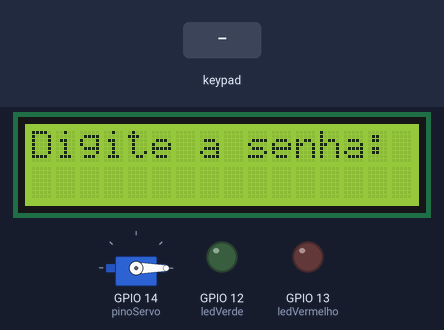
The sketch below on a simulated ESP32. Parts: 16×2 character LCD, servo, output pins drawn as LEDs (lit = HIGH). The test bench sets the inputs (shaded band). WiFi joins after 1.5 s; servers stay silent unless stated; the local clock reads 2024-03-15 10:24:30 at power-on unless the sketch sets it; what the sketch prints to the serial monitor is not drawn.

Above: at 2.7 s.
2.8 s: key '#' pressed
At 3.7 s:
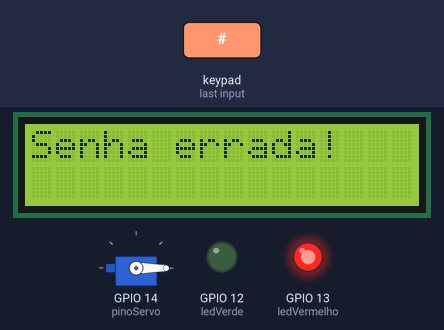
5.8 s: keypad keys 1 2 3 4 # pressed 0.4 s apart
At 8.6 s:
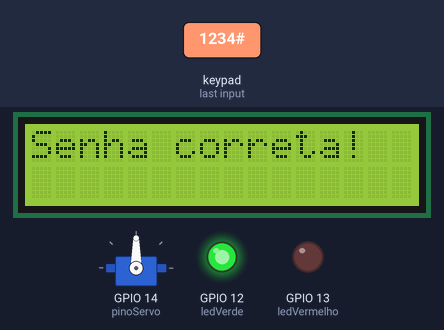
10.8 s: key 'A' pressed
At 11.8 s:
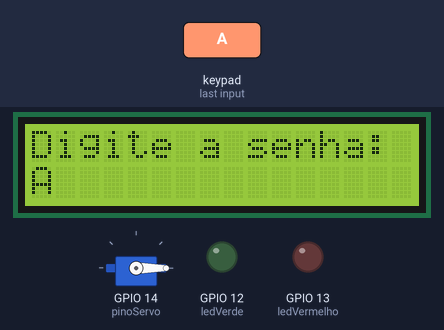
12.3 s: keypad keys 1 2 3 4 * pressed 0.4 s apart
At 14.7 s:
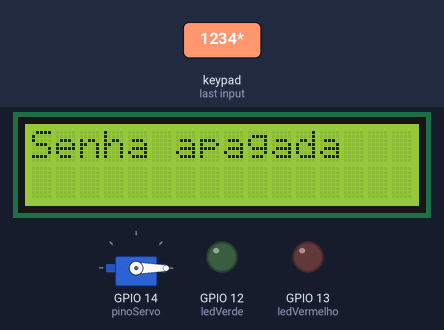
16.4 s: key 'B' pressed
At 17.4 s:
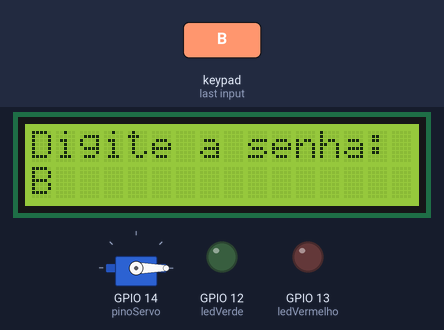
17.9 s: keypad keys 1 2 3 4 D pressed 0.4 s apart
At 19.8 s:
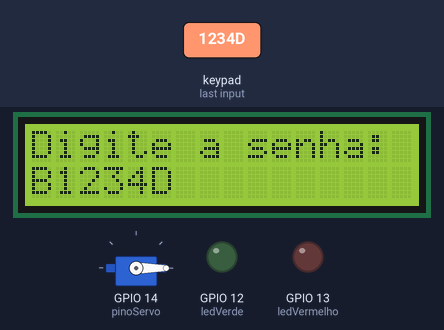
Timing chart, 0 to 21.3 s (numbered marks = the images above; inputs shaded):
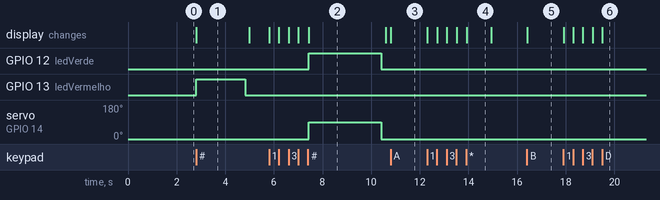

Measured:
- after the input at 2.8 s, GPIO 13 (ledVermelho): LOW → HIGH at once, → LOW 2.0 s later; the display: changes at once (image 1)
- after the input at 5.8 s, GPIO 12 (ledVerde): LOW → HIGH after 1.6 s, → LOW 3.0 s later; servo on GPIO 14 (pinoServo): 0° → 90° after 1.6 s, → 0° 3.0 s later; the display: first changes at once (image 2 shows a later state)
- after the input at 10.8 s, the display: changes at once (image 3)
- after the input at 12.3 s, the display: first changes at once (image 4 shows a later state)
- after the input at 16.4 s, the display: changes at once (image 5)
- after the input at 17.9 s, the display: first changes at once (image 6 shows a later state)
- what the display in image 1 shows lasts 2.2 s, from 2.8 s to 5.0 s

The sketch:

Keypad_LCD_Servo_Firebase.ino
```cpp
// Bibliotecas necessárias para funcionamento do sistema
#include <Wire.h>                   // Comunicação I2C
#include <LiquidCrystal_I2C.h>      // Controle do display LCD via I2C
#include <Keypad.h>                 // Leitura de teclado matricial
#include <ESP32Servo.h>             // Controle de servo motor para ESP32
#include <Firebase_ESP_Client.h>    // Integração com Firebase
#include <WiFi.h>                   // Conexão Wi-Fi
#include "time.h"                   // Funções para data e hora via NTP

// Credenciais da rede Wi-Fi
#define WIFI_SSID "Wokwi-GUEST"
#define WIFI_PASSWORD ""

// Credenciais do Firebase
#define API_KEY "AIzaSyBrnqehQ_h9MbIcYlDHK4BHbyvgztQZRqs"
#define DATABASE_URL "https://iot-senai-esp32-default-rtdb.firebaseio.com"
#define USER_EMAIL "conta.qualquer@email.com"
#define USER_PASSWORD "415263senha"

// Objetos do Firebase
FirebaseData fbdo;
FirebaseAuth auth;
FirebaseConfig config;

// Inicializa o display LCD I2C com endereço 0x27 e 16 colunas x 2 linhas
LiquidCrystal_I2C lcd(0x27, 16, 2);

// Mapeamento do teclado matricial 4x4
const byte ROWS = 4;
const byte COLS = 4;
char keys[ROWS][COLS] = {
  {'1','2','3','A'},
  {'4','5','6','B'},
  {'7','8','9','C'},
  {'*','0','#','D'}
};

// Pinos conectados às linhas e colunas do teclado
byte rowPins[ROWS] = {15, 2, 4, 16};
byte colPins[COLS] = {17, 5, 18, 19};

// Inicializa o teclado com o mapeamento e os pinos definidos
Keypad keypad = Keypad(makeKeymap(keys), rowPins, colPins, ROWS, COLS);

// Definições dos pinos e objetos de hardware
const int ledVerde = 12;
const int ledVermelho = 13;
const int pinoServo = 14;
Servo servo;

// Senha correta e variável para armazenar entrada do usuário
String senhaCorreta = "1234";
String senhaDigitada = "";

// Configuração do servidor NTP para sincronizar horário
const char* ntpServer = "pool.ntp.org";
const long  gmtOffset_sec = -10800;         // Fuso horário GMT-3 (Brasil)
const int   daylightOffset_sec = 0;         // Sem horário de verão

void setup() {
  Serial.begin(115200);                     // Inicializa comunicação serial
  Wire.begin(21, 26);                       // Define pinos SDA e SCL para o LCD
  lcd.init();                               // Inicializa o LCD
  lcd.backlight();                          // Liga a luz de fundo do LCD

  pinMode(ledVerde, OUTPUT);                // Define LED verde como saída
  pinMode(ledVermelho, OUTPUT);             // Define LED vermelho como saída

  servo.attach(pinoServo);                  // Conecta o servo ao pino definido
  servo.write(0);                           // Garante que comece fechado
  lcd.setCursor(0, 0);
  lcd.print("Digite a senha:");            // Mensagem inicial

  // Conecta ao Wi-Fi
  WiFi.begin(WIFI_SSID, WIFI_PASSWORD);
  while (WiFi.status() != WL_CONNECTED) {
    delay(500);
    Serial.print(".");
  }
  Serial.println();
  Serial.println("WiFi conectado.");

  configTime(gmtOffset_sec, daylightOffset_sec, ntpServer);  // Configura fuso

  // Inicializa Firebase
  config.api_key = API_KEY;
  config.database_url = DATABASE_URL;
  auth.user.email = USER_EMAIL;
  auth.user.password = USER_PASSWORD;
  Firebase.begin(&config, &auth);
  Firebase.reconnectWiFi(true);
}

void loop() {
  char key = keypad.getKey();               // Lê tecla pressionada

  if (key) {                                // Se tecla foi pressionada
    Serial.print("Tecla: ");
    Serial.println(key);

    if (key == '#') {                       // Tecla de confirmação
      verificaSenha();
    } else if (key == '*') {               // Tecla para apagar senha
      senhaDigitada = "";
      lcd.clear();
      lcd.setCursor(0, 0);
      lcd.print("Senha apagada");
      delay(1000);
      lcd.clear();
      lcd.setCursor(0, 0);
      lcd.print("Digite a senha:");
    } else {                                // Tecla comum
      senhaDigitada += key;
      lcd.setCursor(0, 1);
      lcd.print(senhaDigitada);
    }
  }
}

// Função que verifica a senha digitada
void verificaSenha() {
  String resultado = (senhaDigitada == senhaCorreta) ? "Correta" : "Incorreta";

  if (resultado == "Correta") {
    lcd.clear();
    lcd.setCursor(0, 0);
    lcd.print("Senha correta!");
    digitalWrite(ledVerde, HIGH);
    digitalWrite(ledVermelho, LOW);
    servo.write(90);                       // Abre porta
    delay(3000);                           // Aguarda 3 segundos
    servo.write(0);                        // Fecha porta
    digitalWrite(ledVerde, LOW);
  } else {
    lcd.clear();
    lcd.setCursor(0, 0);
    lcd.print("Senha errada!");
    digitalWrite(ledVermelho, HIGH);
    digitalWrite(ledVerde, LOW);
    delay(2000);
    digitalWrite(ledVermelho, LOW);
  }

  registrarNoFirebase(resultado);         // Registra tentativa no Firebase

  senhaDigitada = "";                     // Limpa a senha
  lcd.clear();
  lcd.setCursor(0, 0);
  lcd.print("Digite a senha:");
}

// Função que registra tentativa no Firebase com data e hora
void registrarNoFirebase(String resultado) {
  struct tm timeinfo;
  if (!getLocalTime(&timeinfo)) {         // Tenta obter data/hora local
    Serial.println("Erro ao obter hora");
    return;
  }

  char timestamp[30];
  strftime(timestamp, sizeof(timestamp), "%Y-%m-%d %H:%M:%S", &timeinfo); // Formata horário

  String caminho = "/tentativas";        // Caminho no Firebase
  FirebaseJson json;
  json.set("timestamp", String(timestamp));
  json.set("resultado", resultado);

  // Envia os dados ao Firebase
  if (Firebase.RTDB.pushJSON(&fbdo, caminho.c_str(), &json)) {
    Serial.println("Tentativa registrada com sucesso.");
  } else {
    Serial.println("Erro ao registrar tentativa: " + fbdo.errorReason());
  }
}
```
